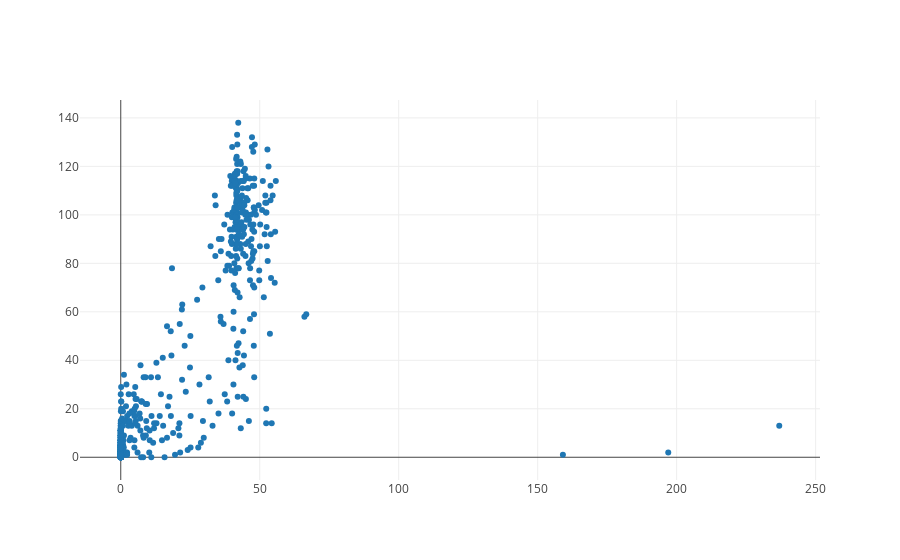

This figure's notebook cell:
### Code cell
iplot(plot_pc(pa_user_grade_active, qty_x='frac_days_duration', qty_y='grade_sum', 
              mode_= 'markers', text_=pa_user_grade_active.index))
#This looks much better, right! Not to mention that it looks like you have exponential return on your
#grade if you just stick around! :)

#Also note that some of the numbers look suspicious!

### Figure 1 — Plotly figure (JSON) as saved in the notebook; plotly's stock layout.template omitted (floating-point values rounded to 4 significant figures; data arrays with more than 128 entries replaced by an {"elided": "..."} marker saying what was removed)
{"data": [{"mode": "markers", "text": {"elided": "607 int values"}, "type": "scatter", "uid": "8f0542c5-9a5d-46ef-8171-72c983f3e511", "x": {"elided": "607 float values"}, "y": {"elided": "607 int values"}}], "layout": {}}
